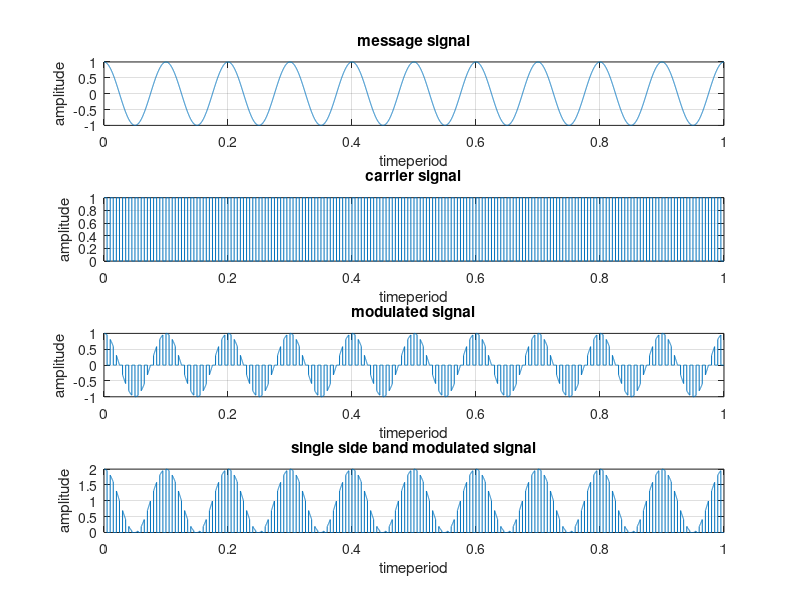
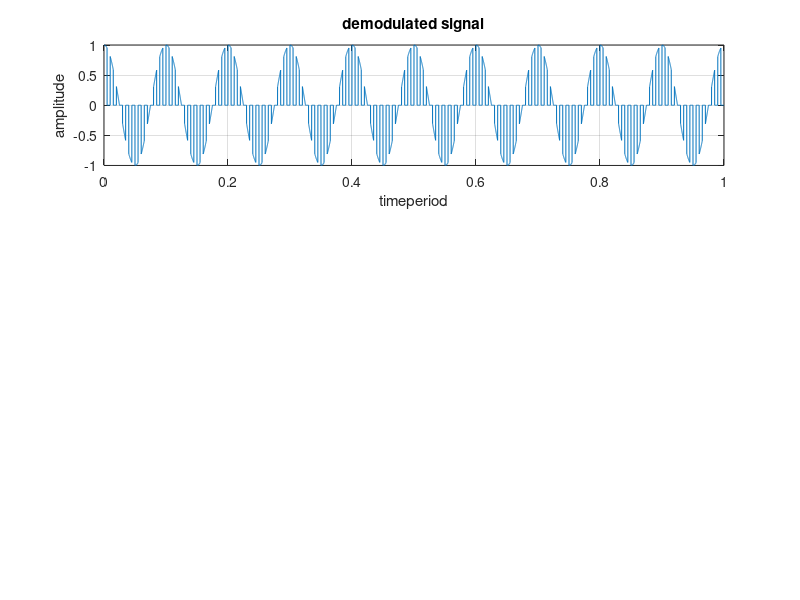

Source code (MATLAB) for these figures, in order:
clc;
clear all;
close all;

fc=100;
fm=fc/10;
fs=100*fc;
Ts=1/fs;
Tm=1/fm;
t=0:Ts:1-Ts;
m_t=cos(2*pi*fm*t);
c_t=0.5*square(2*pi*fc*t)+0.5;
s_t=m_t.*c_t;

t_t=[];
for i=1:length(s_t)
    if(s_t(i)==0)
        t_t=[t_t s_t(i)];
    else
        t_t=[t_t s_t(i)+1];
    end
end
figure(1)
subplot(4,1,1);
plot(t,m_t);
title('message signal');
xlabel('timeperiod');
ylabel('amplitude');
grid on;

subplot(4,1,2);
plot(t,c_t);
title('carrier signal');
xlabel('timeperiod');
ylabel('amplitude');
grid on;

subplot(4,1,3);
plot(t,s_t);
xlabel('timeperiod');
ylabel('amplitude');
title('modulated signal');
grid on;

subplot(4,1,4);
plot(t,t_t);
title('single side band modulated signal');
xlabel('timeperiod');
ylabel('amplitude');
grid on;


d_m=s_t.*c_t;
figure(2);
subplot(3,1,1);
plot(t,d_m);
title('demodulated signal');
xlabel('timeperiod');
ylabel('amplitude');
grid on;


